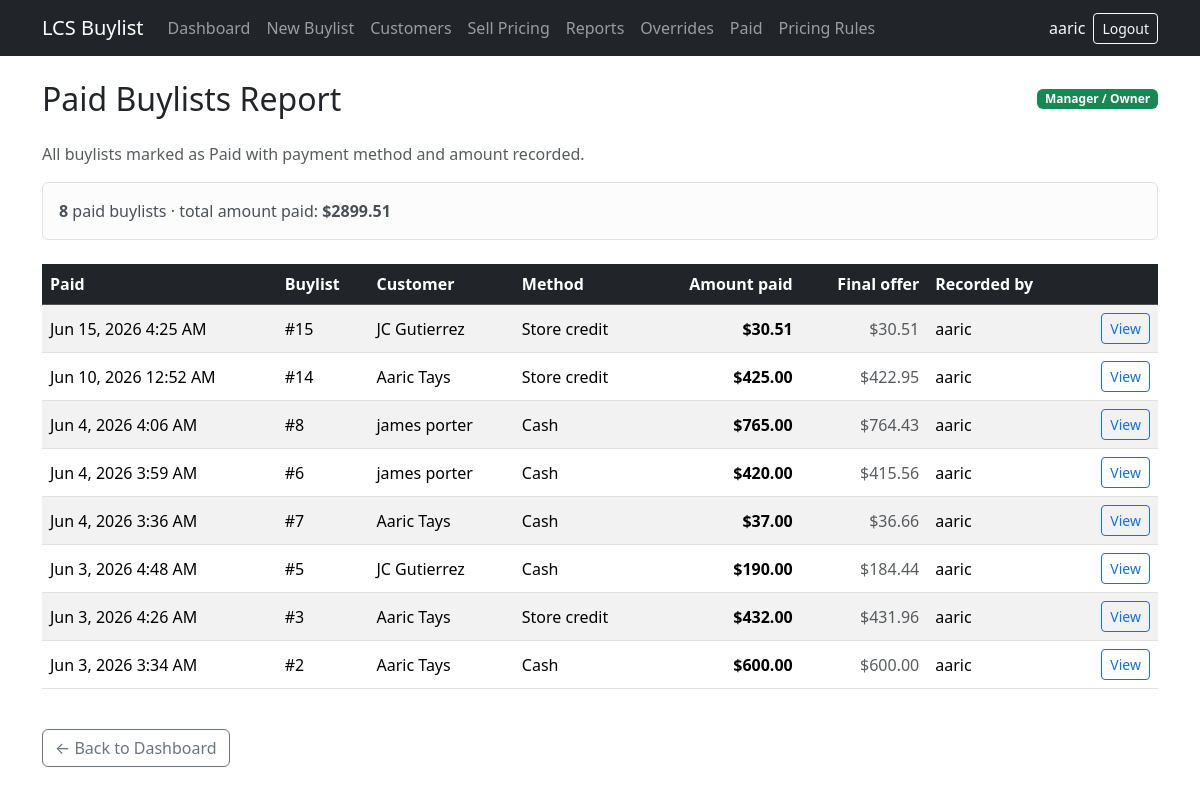
/reports/paid/ (signed in), run on the app's committed database.
### buylists/models.py (models this page shows, shortened)
class Buylist(models.Model):
    STATUS_DRAFT = 'draft'
    STATUS_WAITING = 'waiting'
    STATUS_ACCEPTED = 'accepted'
    STATUS_REJECTED = 'rejected'
    STATUS_PAID = 'paid'
    STATUS_CHOICES = [
        (STATUS_DRAFT, 'Draft'),
        (STATUS_WAITING, 'Waiting'),
        (STATUS_ACCEPTED, 'Accepted'),
        (STATUS_REJECTED, 'Rejected'),
        (STATUS_PAID, 'Paid'),
    ]
    TERMINAL_STATUSES = {
        STATUS_ACCEPTED,
        STATUS_REJECTED,
        STATUS_PAID,
    }
    PAYMENT_CASH = 'cash'
    PAYMENT_TRADE = 'trade'
    PAYMENT_CHOICES = [
        ('', 'Not selected'),
        (PAYMENT_CASH, 'Cash (60%)'),
        (PAYMENT_TRADE, 'Trade credit (70%)'),
    ]
    customer = models.ForeignKey(
        Customer,
        on_delete=models.CASCADE,
        related_name='buylists',
    )
    created_by = models.ForeignKey(
        settings.AUTH_USER_MODEL,
        on_delete=models.SET_NULL,
        null=True,
        blank=True,
        related_name='buylists_created',
    )
    status = models.CharField(
        max_length=20,
        choices=STATUS_CHOICES,
        default=STATUS_DRAFT,
    )
    payment_choice = models.CharField(
        max_length=10,
        choices=PAYMENT_CHOICES,
        blank=True,
        default='',
    )
    PAYMENT_METHOD_CASH = 'cash'
    PAYMENT_METHOD_STORE_CREDIT = 'store_credit'
    PAYMENT_METHOD_TRADE = 'trade'
    PAYMENT_METHOD_MIXED = 'mixed'
    PAYMENT_METHOD_CHOICES = [
        ('', 'Not paid yet'),
        (PAYMENT_METHOD_CASH, 'Cash'),
        (PAYMENT_METHOD_STORE_CREDIT, 'Store credit'),
        (PAYMENT_METHOD_TRADE, 'Trade'),
        (PAYMENT_METHOD_MIXED, 'Mixed'),
    ]
    payment_method = models.CharField(
        max_length=20,
        choices=PAYMENT_METHOD_CHOICES,
        blank=True,
        default='',
    )
    amount_paid = models.DecimalField(
        max_digits=10,
        decimal_places=2,
        null=True,
        blank=True,
    )
    paid_at = models.DateTimeField(null=True, blank=True)
    paid_by = models.ForeignKey(
        settings.AUTH_USER_MODEL,
        on_delete=models.SET_NULL,
        null=True,
        blank=True,
        related_name='buylists_paid',
    )
    completed_by = models.ForeignKey(
        settings.AUTH_USER_MODEL,
        on_delete=models.SET_NULL,
        null=True,
        blank=True,
        related_name='buylists_completed',
    )
    completed_at = models.DateTimeField(null=True, blank=True)
    unlock_reason = models.TextField(blank=True)
    unlocked_by = models.ForeignKey(
        settings.AUTH_USER_MODEL,
        on_delete=models.SET_NULL,
        null=True,
        blank=True,
        related_name='buylists_unlocked',
    )
    unlocked_at = models.DateTimeField(null=True, blank=True)
    created_at = models.DateTimeField(auto_now_add=True)
    updated_at = models.DateTimeField(auto_now=True)
    class Meta:
        ordering = ['-updated_at']
    @property
    def total_final_offer_value(self):
        return round_money(sum(item.final_offer_price for item in self.items.all()))

class Customer(models.Model):
    name = models.CharField(max_length=200)
    phone = models.CharField(max_length=50, blank=True)
    email = models.EmailField(blank=True)
    notes = models.TextField(blank=True)
    class Meta:
        ordering = ['name']

class BuylistItem(models.Model):
    CONDITION_NM = 'NM'
    CONDITION_LP = 'LP'
    CONDITION_MP = 'MP'
    CONDITION_HP = 'HP'
    CONDITION_DMG = 'DMG'
    CONDITION_SEALED = 'SLD'
    CONDITION_CHOICES = [
        (CONDITION_NM, 'Near Mint (NM)'),
        (CONDITION_LP, 'Lightly Played (LP)'),
        (CONDITION_MP, 'Moderately Played (MP)'),
        (CONDITION_HP, 'Heavily Played (HP)'),
        (CONDITION_DMG, 'Damaged (DMG)'),
        (CONDITION_SEALED, 'Sealed'),
    ]
    SINGLES_CONDITION_CHOICES = [
        (CONDITION_NM, 'Near Mint (NM)'),
        (CONDITION_LP, 'Lightly Played (LP)'),
        (CONDITION_MP, 'Moderately Played (MP)'),
        (CONDITION_HP, 'Heavily Played (HP)'),
        (CONDITION_DMG, 'Damaged (DMG)'),
    ]
    CONDITION_DEFAULTS = {
        CONDITION_NM: Decimal('1.00'),
        CONDITION_LP: Decimal('0.90'),
        CONDITION_MP: Decimal('0.75'),
        CONDITION_HP: Decimal('0.60'),
        CONDITION_DMG: Decimal('0.40'),
        CONDITION_SEALED: Decimal('1.00'),
    }
    CASH_OFFER_PERCENT = Decimal('0.60')
    TRADE_OFFER_PERCENT = Decimal('0.70')
    buylist = models.ForeignKey(
        Buylist,
        on_delete=models.CASCADE,
        related_name='items',
    )
    card_name = models.CharField(max_length=200)
    set_name = models.CharField(max_length=200, blank=True)
    quantity = models.PositiveIntegerField(default=1)
    condition = models.CharField(
        max_length=3,
        choices=CONDITION_CHOICES,
        default=CONDITION_NM,
    )
    market_price = models.DecimalField(max_digits=10, decimal_places=2)
    condition_percent = models.DecimalField(max_digits=4, decimal_places=2)
    cash_offer_price = models.DecimalField(
        max_digits=10,
        decimal_places=2,
        editable=False,
    )
    trade_offer_price = models.DecimalField(
        max_digits=10,
        decimal_places=2,
        editable=False,
    )
    recommended_offer_price = models.DecimalField(
        max_digits=10,
        decimal_places=2,
        editable=False,
    )
    final_offer_price = models.DecimalField(max_digits=10, decimal_places=2)
    override_reason = models.TextField(blank=True)
    override_recommended_price = models.DecimalField(
        max_digits=10,
        decimal_places=2,
        null=True,
        blank=True,
        editable=False,
        help_text='Recommended offer at the time of override.',
    )
    override_final_price = models.DecimalField(
        max_digits=10,
        decimal_places=2,
        null=True,
        blank=True,
        editable=False,
        help_text='Final offer recorded at the time of override.',
    )
    override_by = models.ForeignKey(
        settings.AUTH_USER_MODEL,
        on_delete=models.SET_NULL,
        null=True,
        blank=True,
        related_name='offer_overrides',
    )
    override_at = models.DateTimeField(null=True, blank=True)
    notes = models.TextField(blank=True)
    class Meta:
        ordering = ['card_name']

### buylists/views.py (the view)
# urls.py: path('reports/paid/', views.paid_report, name='paid_report'),
@manager_or_owner_required
def paid_report(request):
    paid_buylists = (
        Buylist.objects.filter(status=Buylist.STATUS_PAID)
        .select_related('customer', 'paid_by')
        .prefetch_related('items')
        .order_by('-paid_at')
    )
    total_paid = round_money(
        sum(b.amount_paid for b in paid_buylists if b.amount_paid is not None)
    )
    return render(request, 'buylists/paid_report.html', {
        'paid_buylists': paid_buylists,
        'total_paid': total_paid,
    })

### buylists/context_processors.py (called while the page is built)
def nav_permissions(request):
    user = request.user
    return {
        'nav_is_authenticated': user.is_authenticated,
        'nav_username': user.get_username() if user.is_authenticated else '',
        'nav_is_owner': user_is_owner(user),
        'nav_is_manager_or_owner': user_is_manager_or_owner(user),
        'nav_can_view_reports': user.is_authenticated,
        'nav_can_view_override_report': user_is_manager_or_owner(user),
        'nav_can_view_paid_report': user_is_manager_or_owner(user),
    }

### buylists/models.py (called while the page is built)
def round_money(amount):
    return Decimal(amount).quantize(MONEY_PRECISION)

### buylists/permissions.py (called while the page is built)
def user_is_owner(user):
    if not user.is_authenticated:
        return False
    return user.is_superuser or GROUP_OWNER in user_group_names(user)

def user_is_manager_or_owner(user):
    if not user.is_authenticated:
        return False
    if user_is_owner(user):
        return True
    return GROUP_MANAGER in user_group_names(user)

def manager_or_owner_required(view_func):
    @login_required
    @wraps(view_func)
    def wrapper(request, *args, **kwargs):
        if not user_is_manager_or_owner(request.user):
            raise PermissionDenied(
                'Manager or Owner access is required for buylist settings.'
            )
        return view_func(request, *args, **kwargs)
    return wrapper

### buylists/templates/buylists/paid_report.html (shortened to what this page needs)
{% extends "buylists/base.html" %}
{% block content %}
<div class="d-flex justify-content-between align-items-center mb-4">
    <h1 class="h2 mb-0">Paid Buylists Report</h1>
    <span class="badge bg-success">Manager / Owner</span>
</div>
<p class="text-muted">All buylists marked as Paid with payment method and amount recorded.</p>
{% if paid_buylists %}
<div class="alert alert-light border mb-4">
    <strong>{{ paid_buylists|length }}</strong> paid buylist{{ paid_buylists|length|pluralize }}
    · total amount paid: <strong>${{ total_paid|floatformat:2 }}</strong>
</div>
<div class="table-responsive">
    <table class="table table-striped table-hover align-middle">
        <thead class="table-dark">
            <tr>
                <th>Paid</th>
                <th>Buylist</th>
                <th>Customer</th>
                <th>Method</th>
                <th class="text-end">Amount paid</th>
                <th class="text-end">Final offer</th>
                <th>Recorded by</th>
                <th></th>
            </tr>
        </thead>
        <tbody>
            {% for buylist in paid_buylists %}
            <tr>
                <td class="text-nowrap">{{ buylist.paid_at|date:"M j, Y g:i A" }}</td>
                <td>#{{ buylist.pk }}</td>
                <td>{{ buylist.customer.name }}</td>
                <td>{{ buylist.get_payment_method_display }}</td>
                <td class="text-end fw-semibold">${{ buylist.amount_paid|floatformat:2 }}</td>
                <td class="text-end text-muted">${{ buylist.total_final_offer_value|floatformat:2 }}</td>
                <td>{{ buylist.paid_by.username|default:"—" }}</td>
                <td class="text-end">
                    <a href="{% url 'buylists:buylist_detail' pk=buylist.pk %}" class="btn btn-sm btn-outline-primary">View</a>
                </td>
            </tr>
            {% endfor %}
        </tbody>
    </table>
</div>
{% else %}
<div class="alert alert-info">No paid buylists yet.</div>
{% endif %}
<p class="mt-4">
    <a href="{% url 'buylists:dashboard' %}" class="btn btn-outline-secondary">← Back to Dashboard</a>
</p>
{% endblock %}

### buylists/templates/buylists/base.html (shortened to what this page needs)
<!DOCTYPE html>
<html lang="en">
<head>
    <link href="https://cdn.jsdelivr.net/npm/bootstrap@5.3.3/dist/css/bootstrap.min.css" rel="stylesheet">
</head>
<body>
    <nav class="navbar navbar-expand-lg navbar-dark bg-dark mb-4 no-print">
        <div class="container">
            <a class="navbar-brand" href="{% url 'buylists:dashboard' %}">LCS Buylist</a>
            {% if nav_is_authenticated %}
            <div class="collapse navbar-collapse" id="navbarNav">
                <ul class="navbar-nav me-auto">
                    <li class="nav-item">
                        <a class="nav-link" href="{% url 'buylists:dashboard' %}">Dashboard</a>
                    </li>
                    <li class="nav-item">
                        <a class="nav-link" href="{% url 'buylists:buylist_create' %}">New Buylist</a>
                    </li>
                    <li class="nav-item">
                        <a class="nav-link" href="{% url 'buylists:customer_list' %}">Customers</a>
                    </li>
                    <li class="nav-item">
                        <a class="nav-link" href="{% url 'buylists:sell_price_search' %}">Sell Pricing</a>
                    </li>
                    {% if nav_can_view_reports %}
                    <li class="nav-item">
                        <a class="nav-link" href="{% url 'buylists:buylist_report' %}">Reports</a>
                    </li>
                    {% endif %}
                    {% if nav_can_view_override_report %}
                    <li class="nav-item">
                        <a class="nav-link" href="{% url 'buylists:override_report' %}">Overrides</a>
                    </li>
                    {% endif %}
                    {% if nav_can_view_paid_report %}
                    <li class="nav-item">
                        <a class="nav-link" href="{% url 'buylists:paid_report' %}">Paid</a>
                    </li>
                    {% endif %}
                    {% if nav_is_owner %}
                    <li class="nav-item">
                        <a class="nav-link" href="{% url 'buylists:pricing_rule_list' %}">Pricing Rules</a>
                    </li>
                    {% endif %}
                </ul>
                <ul class="navbar-nav align-items-lg-center gap-lg-2">
                    <li class="nav-item">
                        <span class="navbar-text text-light">
                            {{ nav_username }}
                        </span>
                    </li>
                    <li class="nav-item">
                        <form method="post" action="{% url 'buylists:logout' %}" class="d-inline">
                            <button type="submit" class="btn btn-outline-light btn-sm">Logout</button>
                        </form>
                    </li>
                </ul>
            </div>
            {% endif %}
        </div>
    </nav>
    <main class="container pb-5">
        {% block content %}{% endblock %}
    </main>
</body>
</html>

### data on the page
Buylist: paid_at "Jun 15, 2026 4:25 AM", pk "15", customer.name "JC Gutierrez", payment_method "Store credit", amount_paid "30.51", total_final_offer_value "30.51", paid_by.username "aaric"
Buylist: paid_at "Jun 10, 2026 12:52 AM", pk "14", customer.name "Aaric Tays", payment_method "Store credit", amount_paid "425.00", total_final_offer_value "422.95", paid_by.username "aaric"
Buylist: paid_at "Jun 4, 2026 4:06 AM", pk "8", customer.name "james porter", payment_method "Cash", amount_paid "765.00", total_final_offer_value "764.43", paid_by.username "aaric"
Buylist: paid_at "Jun 4, 2026 3:59 AM", pk "6", customer.name "james porter", payment_method "Cash", amount_paid "420.00", total_final_offer_value "415.56", paid_by.username "aaric"
Buylist: paid_at "Jun 4, 2026 3:36 AM", pk "7", customer.name "Aaric Tays", payment_method "Cash", amount_paid "37.00", total_final_offer_value "36.66", paid_by.username "aaric"
Buylist: paid_at "Jun 3, 2026 4:48 AM", pk "5", customer.name "JC Gutierrez", payment_method "Cash", amount_paid "190.00", total_final_offer_value "184.44", paid_by.username "aaric"
Buylist: paid_at "Jun 3, 2026 4:26 AM", pk "3", customer.name "Aaric Tays", payment_method "Store credit", amount_paid "432.00", total_final_offer_value "431.96", paid_by.username "aaric"
Buylist: paid_at "Jun 3, 2026 3:34 AM", pk "2", customer.name "Aaric Tays", payment_method "Cash", amount_paid "600.00", total_final_offer_value "600.00", paid_by.username "aaric"

### other printed values
{{ nav_username }} "aaric"
{{ paid_buylists|length }} "8"
{{ total_paid|floatformat:2 }} "2899.51"
